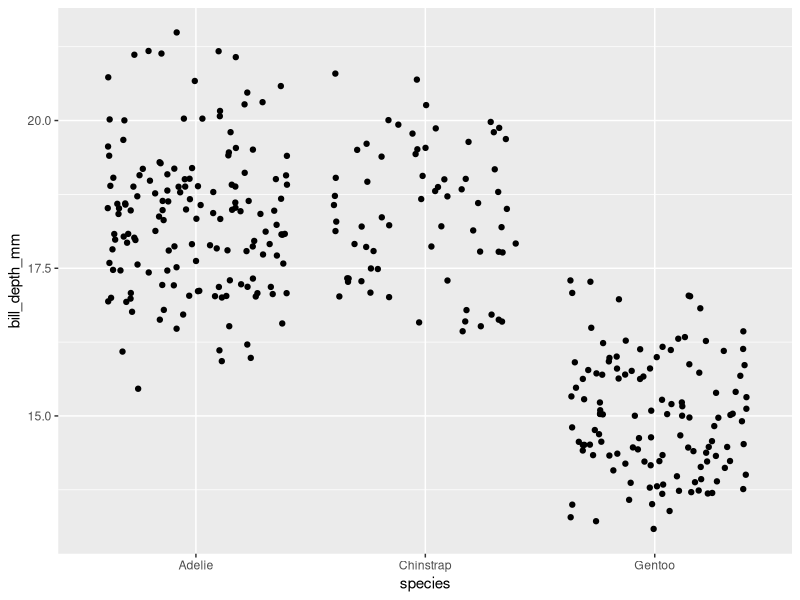
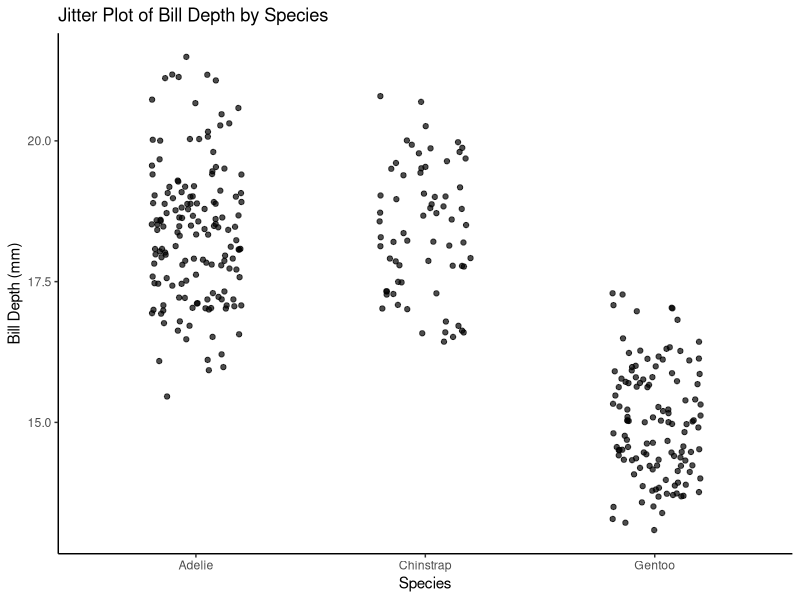

Here is the R script that generated these plots, in order:

            library(ggplot2)
            library(palmerpenguins)
            built_answer <- tryCatch(
                {
                    set.seed(42)
                    ggplot(penguins, aes(x = species, y = bill_depth_mm)) + geom_jitter()
                    suppressWarnings(
                        if (!file.exists("/sandbox/figures/bill-depth_species_jitter_answer.png")) {
                            ggsave(
                                width = 3,
                                height = 3,
                                "/sandbox/figures/bill-depth_species_jitter_answer.png"
                            )
                        }
                    )
                    suppressWarnings(
                        ggplot_build(last_plot())
                    )
                },
                error = function(e) {
                    'ERROR'
                }
            )
            built_submission <- tryCatch(
                {
                    set.seed(42)
                    ggplot(penguins, aes(x = species, y = bill_depth_mm)) +
  geom_jitter(width = 0.2, alpha = 0.7) +
  labs(title = "Jitter Plot of Bill Depth by Species", x = "Species", y = "Bill Depth (mm)") +
  theme_classic()
                    suppressWarnings(
                        ggsave(
                            width = 3,
                            height = 3,
                            "figures/bill-depth_species_jitter_submission_llama.png"
                        )
                    )
                    suppressWarnings(
                        ggplot_build(last_plot())
                    )
                },
                error = function(e) {
                    'ERROR'
                }
            )
            cat(isTRUE(all.equal(built_answer, built_submission)))
        
